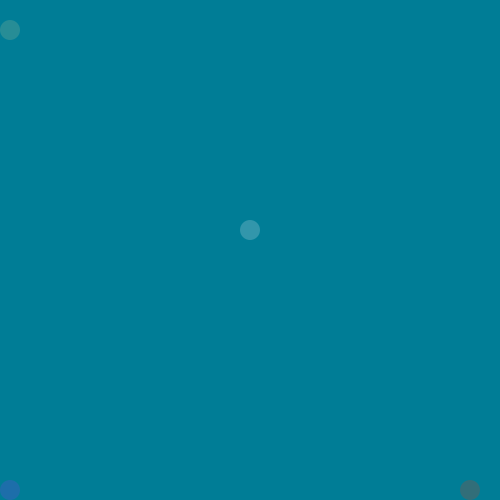
Frame 1 (no input)
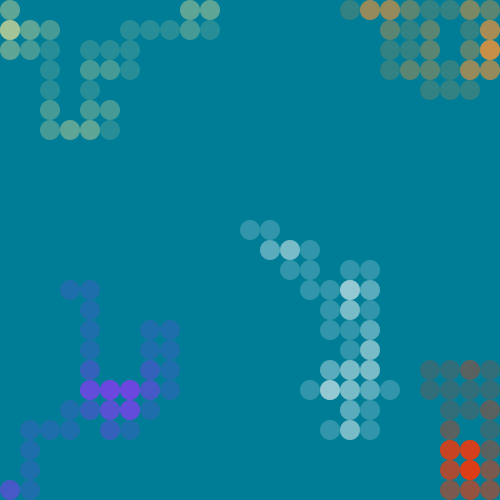
Frame 60 (the mouse pressed at the canvas centre just before this capture)
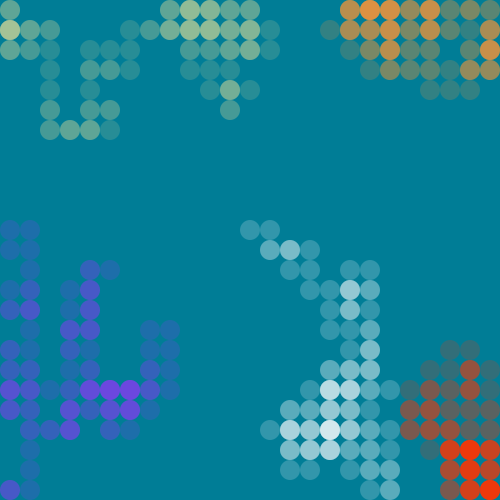
Frame 120 (the mouse held since frame 60 and released just before this capture)

The Processing sketch that drew these frames (run headless with seeded random() and noise(); from frame 60 on, the mouse is pressed at the canvas centre):

// Processing sketch: i_2_randomwalker
// ── i_2_randomwalker.pde

Walker a;
Wolker o;
Wulker u;
Welker e;
Wilker i;

void setup() {
  size(500, 500);
  a = new Walker();
  o = new Wolker();
  u = new Wulker();
  e = new Welker();
  i = new Wilker();
  background(0,125,150);
}

void draw(){
  a.step();
  a.display();
  o.step();
  o.display();
  u.step();
  u.display();
  e.step();
  e.display();
  i.step();
  i.display();
}
// ── walker.pde
class Walker{

int x, y;

Walker() {
  x = x+10;
  y = y+10;
}

void display() {
  noStroke();
  fill(200,210,150,50);
  ellipse(x,y,20,20);
  
}

void step(){
  int choice = int(random(4));
  if (choice == 0){
    x+=20;
  } else if (choice == 1){
    x-=20;
  } else if (choice == 2){
    y+=20;
  } else {
    y-=20;
  }
  if (x > width){
      x-=20;
  }
   if (x < 0){
      x+=20;
  }
  if (y > height){
      y-=20;
  }
   if (y < 0){
      y+=20;
  }
}
}
// ── welker.pde
class Welker{

int x, y;

Welker() {
  x = x-10;
  y = height-10;
}

void display() {
  noStroke();
  fill(150, 50, 250, 50);
  ellipse(x,y,20,20);
  
}

void step(){
  int choice = int(random(4));
  if (choice == 0){
    x+=20;
  } else if (choice == 1){
    x-=20;
  } else if (choice == 2){
    y+=20;
  } else {
    y-=20;
  }
  if (x > width){
      x-=20;
  }
   if (x < 0){
      x+=20;
  }
  if (y > height){
      y-=20;
  }
   if (y < 0){
      y+=20;
  }
}
}
// ── wilker.pde
class Wilker{

int x, y;

Wilker() {
  x = width/2;
  y = height/2;
}

void display() {
  noStroke();
  fill(255,255,255,50);
  ellipse(x,y,20,20);
  
}

void step(){
  int choice = int(random(4));
  if (choice == 0){
    x+=20;
  } else if (choice == 1){
    x-=20;
  } else if (choice == 2){
    y+=20;
  } else {
    y-=20;
  }
  if (x > width){
      x-=20;
  }
   if (x < 0){
      x+=20;
  }
  if (y > height){
      y-=20;
  }
   if (y < 0){
      y+=20;
  }
}
}
// ── wolker.pde
class Wolker{

int x, y;

Wolker() {
  x = width-10;
  y = height-10;
}

void display() {
  noStroke();
  fill(255, 50, 0, 50);
  ellipse(x,y,20,20);
  
}

void step(){
  int choice = int(random(4));
  if (choice == 0){
    x+=20;
  } else if (choice == 1){
    x-=20;
  } else if (choice == 2){
    y+=20;
  } else {
    y-=20;
  }
  if (x > width){
      x-=20;
  }
   if (x < 0){
      x+=20;
  }
  if (y > height){
      y-=20;
  }
   if (y < 0){
      y+=20;
  }
}
}
// ── wulker.pde
class Wulker{

int x, y;

Wulker() {
  x = width-10;
  y = y-10;
}

void display() {
  noStroke();
  fill(255, 150, 50,50);  
  ellipse(x,y,20,20);
  
}

void step(){
  int choice = int(random(4));
  if (choice == 0){
    x+=20;
  } else if (choice == 1){
    x-=20;
  } else if (choice == 2){
    y+=20;
  } else {
    y-=20;
  }
  if (x > width){
      x-=20;
  }
   if (x < 0){
      x+=20;
  }
  if (y > height){
      y-=20;
  }
   if (y < 0){
      y+=20;
  }
}
}
